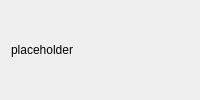
<?xml version="1.0" encoding="UTF-8"?>
<ui version="4.0">
 <class>Form</class>
 <widget class="QWidget" name="Form">
  <property name="windowTitle">
   <string>06 Q_OBJECT + UI + QRC</string>
  </property>
  <layout class="QVBoxLayout" name="verticalLayout">
   <item>
    <widget class="QLabel" name="label">
     <property name="text">
      <string>placeholder</string>
     </property>
    </widget>
   </item>
  </layout>
 </widget>
 <resources/>
 <connections/>
</ui>
